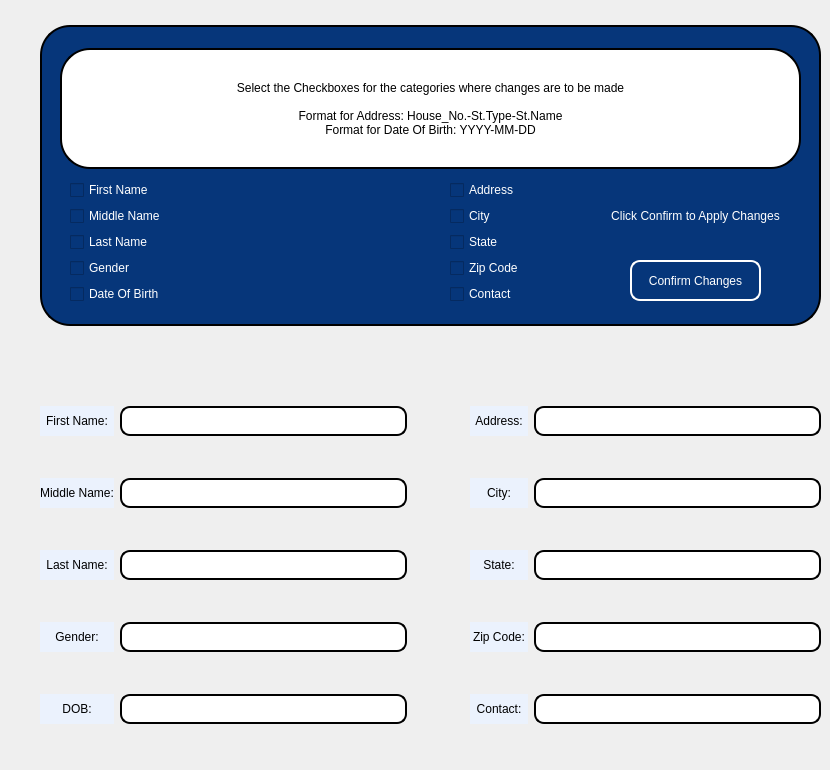
    <widget class="QWidget" name="r_perseditpage">
     <widget class="QWidget" name="gridLayoutWidget_5">
      <property name="geometry">
       <rect>
        <x>40</x>
        <y>370</y>
        <width>781</width>
        <height>391</height>
       </rect>
      </property>
      <layout class="QGridLayout" name="editpers_gid" columnstretch="1,5,1,1,5">
       <item row="2" column="3">
        <widget class="QLabel" name="editstate_lbl">
         <property name="font">
          <font>
           <pointsize>9</pointsize>
          </font>
         </property>
         <property name="styleSheet">
          <string notr="true">background-color: ;
background-color: rgb(235, 242, 253);
color:black</string>
         </property>
         <property name="text">
          <string>State:</string>
         </property>
         <property name="alignment">
          <set>Qt::AlignCenter</set>
         </property>
        </widget>
       </item>
       <item row="0" column="1">
        <widget class="QLineEdit" name="editfirstname_lineedit">
         <property name="minimumSize">
          <size>
           <width>0</width>
           <height>30</height>
          </size>
         </property>
         <property name="styleSheet">
          <string notr="true">color: black;
border-style:outset;
border-width:2px;
border-radius:10px;
border-color:black;
background-color: rgb(255, 255, 255);</string>
         </property>
         <property name="text">
          <string/>
         </property>
        </widget>
       </item>
       <item row="0" column="0">
        <widget class="QLabel" name="editfirstname_lbl">
         <property name="minimumSize">
          <size>
           <width>0</width>
           <height>30</height>
          </size>
         </property>
         <property name="font">
          <font>
           <pointsize>9</pointsize>
          </font>
         </property>
         <property name="styleSheet">
          <string notr="true">background-color: ;
background-color: rgb(235, 242, 253);
color:black</string>
         </property>
         <property name="text">
          <string>First Name:</string>
         </property>
         <property name="alignment">
          <set>Qt::AlignCenter</set>
         </property>
        </widget>
       </item>
       <item row="2" column="0">
        <widget class="QLabel" name="editlastname_lbl">
         <property name="font">
          <font>
           <pointsize>9</pointsize>
          </font>
         </property>
         <property name="styleSheet">
          <string notr="true">background-color: ;
background-color: rgb(235, 242, 253);
color:black</string>
         </property>
         <property name="text">
          <string>Last Name:</string>
         </property>
         <property name="alignment">
          <set>Qt::AlignCenter</set>
         </property>
        </widget>
       </item>
       <item row="3" column="3">
        <widget class="QLabel" name="editzipcode_lbl">
         <property name="font">
          <font>
           <pointsize>9</pointsize>
          </font>
         </property>
         <property name="styleSheet">
          <string notr="true">background-color: ;
background-color: rgb(235, 242, 253);
color:black</string>
         </property>
         <property name="text">
          <string>Zip Code:</string>
         </property>
         <property name="alignment">
          <set>Qt::AlignCenter</set>
         </property>
        </widget>
       </item>
       <item row="3" column="1">
        <widget class="QLineEdit" name="editgender_lineedit">
         <property name="minimumSize">
          <size>
           <width>0</width>
           <height>30</height>
          </size>
         </property>
         <property name="styleSheet">
          <string notr="true">color: black;
border-style:outset;
border-width:2px;
border-radius:10px;
border-color:black;
background-color: rgb(255, 255, 255);</string>
         </property>
        </widget>
       </item>
       <item row="0" column="2">
        <spacer name="horizontalSpacer_4">
         <property name="orientation">
          <enum>Qt::Horizontal</enum>
         </property>
         <property name="sizeHint" stdset="0">
          <size>
           <width>40</width>
           <height>20</height>
          </size>
         </property>
        </spacer>
       </item>
       <item row="4" column="3">
        <widget class="QLabel" name="editcontact_lbl">
         <property name="font">
          <font>
           <pointsize>9</pointsize>
          </font>
         </property>
         <property name="styleSheet">
          <string notr="true">background-color: ;
background-color: rgb(235, 242, 253);
color:black</string>
         </property>
         <property name="text">
          <string>Contact:</string>
         </property>
         <property name="alignment">
          <set>Qt::AlignCenter</set>
         </property>
        </widget>
       </item>
       <item row="3" column="4">
        <widget class="QLineEdit" name="editzipcode_lineedit">
         <property name="minimumSize">
          <size>
           <width>0</width>
           <height>30</height>
          </size>
         </property>
         <property name="styleSheet">
          <string notr="true">color: black;
border-style:outset;
border-width:2px;
border-radius:10px;
border-color:black;
background-color: rgb(255, 255, 255);</string>
         </property>
        </widget>
       </item>
       <item row="0" column="3">
        <widget class="QLabel" name="editaddress_lbl">
         <property name="font">
          <font>
           <pointsize>9</pointsize>
          </font>
         </property>
         <property name="styleSheet">
          <string notr="true">background-color: ;
background-color: rgb(235, 242, 253);
color:black</string>
         </property>
         <property name="text">
          <string>Address:</string>
         </property>
         <property name="alignment">
          <set>Qt::AlignCenter</set>
         </property>
        </widget>
       </item>
       <item row="4" column="0">
        <widget class="QLabel" name="editdob_lbl">
         <property name="font">
          <font>
           <pointsize>9</pointsize>
          </font>
         </property>
         <property name="styleSheet">
          <string notr="true">background-color: ;
background-color: rgb(235, 242, 253);
color:black</string>
         </property>
         <property name="text">
          <string>DOB:</string>
         </property>
         <property name="alignment">
          <set>Qt::AlignCenter</set>
         </property>
        </widget>
       </item>
       <item row="4" column="4">
        <widget class="QLineEdit" name="editcontact_lineedit">
         <property name="minimumSize">
          <size>
           <width>0</width>
           <height>30</height>
          </size>
         </property>
         <property name="styleSheet">
          <string notr="true">color: black;
border-style:outset;
border-width:2px;
border-radius:10px;
border-color:black;
background-color: rgb(255, 255, 255);</string>
         </property>
        </widget>
       </item>
       <item row="1" column="0">
        <widget class="QLabel" name="editmiddlename_lbl">
         <property name="font">
          <font>
           <pointsize>9</pointsize>
          </font>
         </property>
         <property name="styleSheet">
          <string notr="true">background-color: ;
background-color: rgb(235, 242, 253);
color:black</string>
         </property>
         <property name="text">
          <string>Middle Name:</string>
         </property>
         <property name="alignment">
          <set>Qt::AlignCenter</set>
         </property>
        </widget>
       </item>
       <item row="1" column="3">
        <widget class="QLabel" name="editcity_lbl">
         <property name="font">
          <font>
           <pointsize>9</pointsize>
          </font>
         </property>
         <property name="styleSheet">
          <string notr="true">background-color: ;
background-color: rgb(235, 242, 253);
color:black</string>
         </property>
         <property name="text">
          <string>City:</string>
         </property>
         <property name="alignment">
          <set>Qt::AlignCenter</set>
         </property>
        </widget>
       </item>
       <item row="1" column="1">
        <widget class="QLineEdit" name="editmiddlename_lineedit">
         <property name="minimumSize">
          <size>
           <width>0</width>
           <height>30</height>
          </size>
         </property>
         <property name="styleSheet">
          <string notr="true">color: black;
border-style:outset;
border-width:2px;
border-radius:10px;
border-color:black;
background-color: rgb(255, 255, 255);</string>
         </property>
        </widget>
       </item>
       <item row="3" column="0">
        <widget class="QLabel" name="editgender_lbl">
         <property name="font">
          <font>
           <pointsize>9</pointsize>
          </font>
         </property>
         <property name="styleSheet">
          <string notr="true">background-color: ;
background-color: rgb(235, 242, 253);
color:black</string>
         </property>
         <property name="text">
          <string>Gender:</string>
         </property>
         <property name="alignment">
          <set>Qt::AlignCenter</set>
         </property>
        </widget>
       </item>
       <item row="4" column="1">
        <widget class="QLineEdit" name="editdob_lineedit">
         <property name="minimumSize">
          <size>
           <width>0</width>
           <height>30</height>
          </size>
         </property>
         <property name="styleSheet">
          <string notr="true">color: black;
border-style:outset;
border-width:2px;
border-radius:10px;
border-color:black;
background-color: rgb(255, 255, 255);</string>
         </property>
        </widget>
       </item>
       <item row="2" column="1">
        <widget class="QLineEdit" name="editlastname_lineedit">
         <property name="minimumSize">
          <size>
           <width>0</width>
           <height>30</height>
          </size>
         </property>
         <property name="styleSheet">
          <string notr="true">color: black;
border-style:outset;
border-width:2px;
border-radius:10px;
border-color:black;
background-color: rgb(255, 255, 255);</string>
         </property>
        </widget>
       </item>
       <item row="2" column="4">
        <widget class="QLineEdit" name="editstate_lineedit">
         <property name="minimumSize">
          <size>
           <width>0</width>
           <height>30</height>
          </size>
         </property>
         <property name="styleSheet">
          <string notr="true">color: black;
border-style:outset;
border-width:2px;
border-radius:10px;
border-color:black;
background-color: rgb(255, 255, 255);</string>
         </property>
        </widget>
       </item>
       <item row="1" column="4">
        <widget class="QLineEdit" name="editcity_lineedit">
         <property name="minimumSize">
          <size>
           <width>0</width>
           <height>30</height>
          </size>
         </property>
         <property name="styleSheet">
          <string notr="true">color: black;
border-style:outset;
border-width:2px;
border-radius:10px;
border-color:black;
background-color: rgb(255, 255, 255);</string>
         </property>
        </widget>
       </item>
       <item row="0" column="4">
        <widget class="QLineEdit" name="editaddress_lineedit">
         <property name="minimumSize">
          <size>
           <width>0</width>
           <height>30</height>
          </size>
         </property>
         <property name="styleSheet">
          <string notr="true">color: black;
border-style:outset;
border-width:2px;
border-radius:10px;
border-color:black;
background-color: rgb(255, 255, 255);</string>
         </property>
        </widget>
       </item>
      </layout>
     </widget>
     <widget class="QLabel" name="selectionbox_lbl">
      <property name="geometry">
       <rect>
        <x>40</x>
        <y>25</y>
        <width>781</width>
        <height>301</height>
       </rect>
      </property>
      <property name="styleSheet">
       <string notr="true">border-style:outset;
border-width:2px;
border-radius:30px;
border-color:black;
background-color: rgb(6, 54, 122);</string>
      </property>
      <property name="text">
       <string/>
      </property>
     </widget>
     <widget class="QCheckBox" name="gender_chkbox">
      <property name="geometry">
       <rect>
        <x>70</x>
        <y>258</y>
        <width>111</width>
        <height>20</height>
       </rect>
      </property>
      <property name="styleSheet">
       <string notr="true">color: white;
background-color: rgb(6, 54, 122);</string>
      </property>
      <property name="text">
       <string>Gender</string>
      </property>
     </widget>
     <widget class="QCheckBox" name="address_chkbox">
      <property name="geometry">
       <rect>
        <x>450</x>
        <y>180</y>
        <width>91</width>
        <height>20</height>
       </rect>
      </property>
      <property name="styleSheet">
       <string notr="true">color: white;
background-color: rgb(6, 54, 122);</string>
      </property>
      <property name="text">
       <string>Address</string>
      </property>
     </widget>
     <widget class="QCheckBox" name="state_chkbox">
      <property name="geometry">
       <rect>
        <x>450</x>
        <y>232</y>
        <width>91</width>
        <height>20</height>
       </rect>
      </property>
      <property name="styleSheet">
       <string notr="true">color: white;
background-color: rgb(6, 54, 122);</string>
      </property>
      <property name="text">
       <string>State</string>
      </property>
     </widget>
     <widget class="QCheckBox" name="zipcode_chkbox">
      <property name="geometry">
       <rect>
        <x>450</x>
        <y>258</y>
        <width>91</width>
        <height>20</height>
       </rect>
      </property>
      <property name="styleSheet">
       <string notr="true">color: white;
background-color: rgb(6, 54, 122);</string>
      </property>
      <property name="text">
       <string>Zip Code</string>
      </property>
     </widget>
     <widget class="QCheckBox" name="city_chkbox">
      <property name="geometry">
       <rect>
        <x>450</x>
        <y>206</y>
        <width>91</width>
        <height>20</height>
       </rect>
      </property>
      <property name="styleSheet">
       <string notr="true">color: white;
background-color: rgb(6, 54, 122);</string>
      </property>
      <property name="text">
       <string>City</string>
      </property>
     </widget>
     <widget class="QCheckBox" name="lastname_chkbox">
      <property name="geometry">
       <rect>
        <x>70</x>
        <y>232</y>
        <width>111</width>
        <height>20</height>
       </rect>
      </property>
      <property name="styleSheet">
       <string notr="true">color: white;
background-color: rgb(6, 54, 122);</string>
      </property>
      <property name="text">
       <string>Last Name</string>
      </property>
     </widget>
     <widget class="QCheckBox" name="middlename_chkbox">
      <property name="geometry">
       <rect>
        <x>70</x>
        <y>206</y>
        <width>111</width>
        <height>20</height>
       </rect>
      </property>
      <property name="styleSheet">
       <string notr="true">color: white;
background-color: rgb(6, 54, 122);</string>
      </property>
      <property name="text">
       <string>Middle Name</string>
      </property>
     </widget>
     <widget class="QLabel" name="display_lbl">
      <property name="geometry">
       <rect>
        <x>60</x>
        <y>48</y>
        <width>741</width>
        <height>121</height>
       </rect>
      </property>
      <property name="font">
       <font>
        <pointsize>9</pointsize>
       </font>
      </property>
      <property name="styleSheet">
       <string notr="true">color: black;
border-style:outset;
border-width:2px;
border-radius:30px;
border-color:black;
background-color: rgb(255, 255, 255);</string>
      </property>
      <property name="text">
       <string>Select the Checkboxes for the categories where changes are to be made

Format for Address: House_No.-St.Type-St.Name
Format for Date Of Birth: YYYY-MM-DD</string>
      </property>
      <property name="alignment">
       <set>Qt::AlignCenter</set>
      </property>
     </widget>
     <widget class="QCheckBox" name="dob_chkbox">
      <property name="geometry">
       <rect>
        <x>70</x>
        <y>284</y>
        <width>111</width>
        <height>20</height>
       </rect>
      </property>
      <property name="styleSheet">
       <string notr="true">color: white;
background-color: rgb(6, 54, 122);</string>
      </property>
      <property name="text">
       <string>Date Of Birth</string>
      </property>
     </widget>
     <widget class="QCheckBox" name="firstname_chkbox">
      <property name="geometry">
       <rect>
        <x>70</x>
        <y>180</y>
        <width>111</width>
        <height>20</height>
       </rect>
      </property>
      <property name="styleSheet">
       <string notr="true">color: white;
background-color: rgb(6, 54, 122);</string>
      </property>
      <property name="text">
       <string>First Name</string>
      </property>
      <property name="checkable">
       <bool>true</bool>
      </property>
      <property name="checked">
       <bool>false</bool>
      </property>
      <property name="autoRepeat">
       <bool>false</bool>
      </property>
     </widget>
     <widget class="QCheckBox" name="contact_chkbox">
      <property name="geometry">
       <rect>
        <x>450</x>
        <y>284</y>
        <width>91</width>
        <height>20</height>
       </rect>
      </property>
      <property name="styleSheet">
       <string notr="true">color: white;
background-color: rgb(6, 54, 122);</string>
      </property>
      <property name="text">
       <string>Contact</string>
      </property>
     </widget>
     <widget class="QPushButton" name="confirmchange_btn">
      <property name="geometry">
       <rect>
        <x>630</x>
        <y>260</y>
        <width>131</width>
        <height>41</height>
       </rect>
      </property>
      <property name="styleSheet">
       <string notr="true">background-color:rgb(6, 54, 122);
color:white;
border-style:outset;
border-width:2px;
border-radius:10px;
border-color:white</string>
      </property>
      <property name="text">
       <string>Confirm Changes</string>
      </property>
      <property name="shortcut">
       <string>Return</string>
      </property>
     </widget>
     <widget class="QLabel" name="changestatus_txtlbl">
      <property name="geometry">
       <rect>
        <x>600</x>
        <y>190</y>
        <width>191</width>
        <height>51</height>
       </rect>
      </property>
      <property name="styleSheet">
       <string notr="true">color: white;
background-color: rgb(6, 54, 122);</string>
      </property>
      <property name="text">
       <string>Click Confirm to Apply Changes</string>
      </property>
      <property name="alignment">
       <set>Qt::AlignCenter</set>
      </property>
     </widget>
    </widget>
